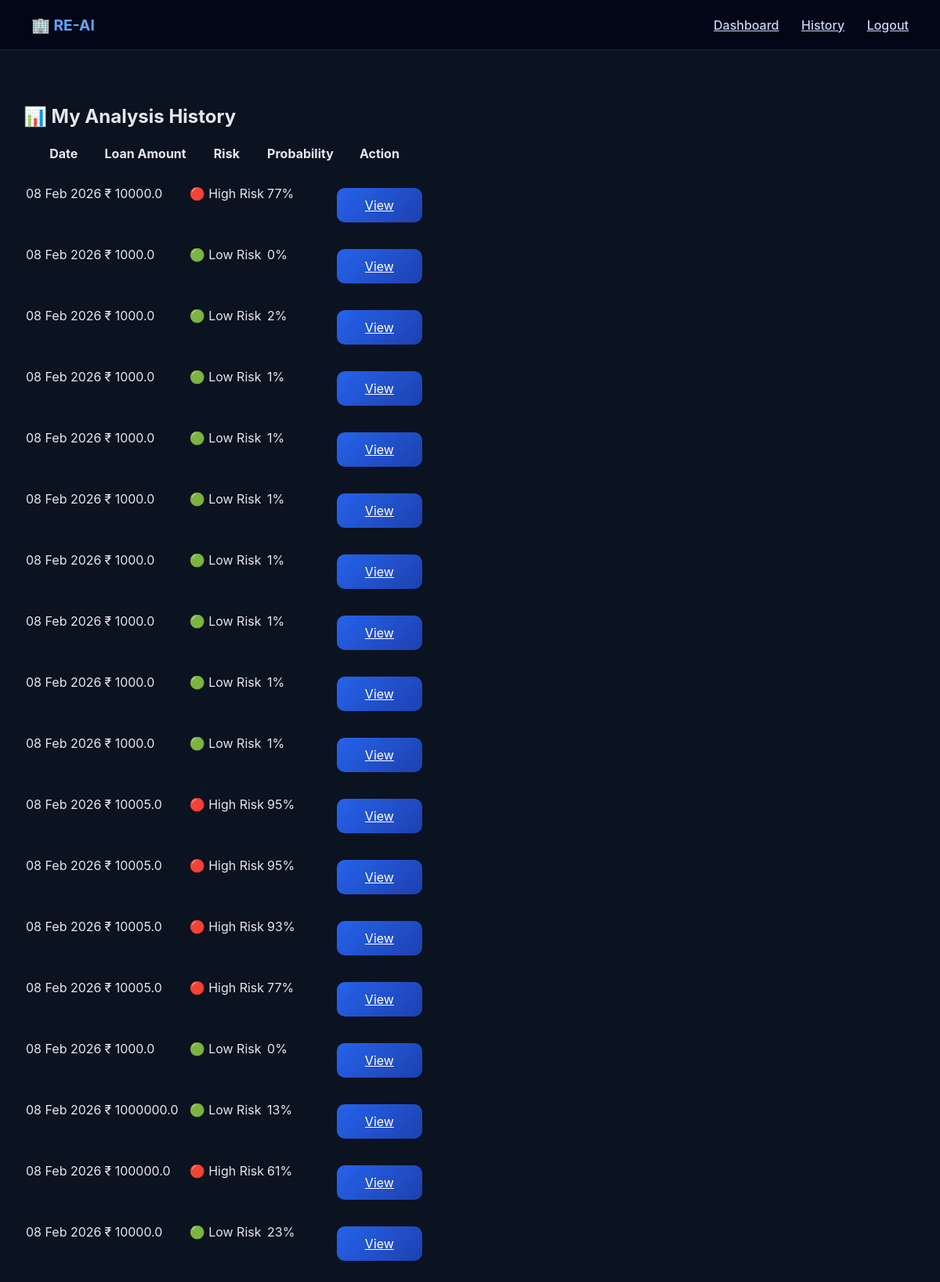
The page /history (signed in) on the database its author committed.
### models/database.py (models this page shows)
class Analysis(db.Model):
    id = db.Column(db.Integer, primary_key=True)
    user_id = db.Column(db.Integer, nullable=False)
    loan_amount = db.Column(db.Float)
    interest_rate = db.Column(db.Float)
    revenue = db.Column(db.Float)
    cost = db.Column(db.Float)
    delay = db.Column(db.Integer)
    inflation = db.Column(db.Float)
    revenue_drop = db.Column(db.Float)
    risk = db.Column(db.String(50))
    probability = db.Column(db.Integer)
    timestamp = db.Column(db.DateTime, default=datetime.utcnow)

### app.py (the view)
@app.route("/history")
def history():
    if "user_id" not in session:
        return redirect("/login")
    records = Analysis.query.filter_by(
        user_id=session["user_id"]
    ).order_by(Analysis.timestamp.desc()).all()
    return render_template("history.html", records=records)

### templates/history.html
{% extends "base.html" %}
{% block content %}
<div class="container">
    <h2>📊 My Analysis History</h2>
    <table>
        <tr>
            <th>Date</th>
            <th>Loan Amount</th>
            <th>Risk</th>
            <th>Probability</th>
            <th>Action</th>
        </tr>
        {% for r in records %}
        <tr>
            <td>{{ r.timestamp.strftime("%d %b %Y") }}</td>
            <td>₹ {{ r.loan_amount }}</td>
            <td>{{ r.risk }}</td>
            <td>{{ r.probability }}%</td>
            <td>
                <a href="/history/view/{{ r.id }}" class="btn">View</a>
            </td>
        </tr>
        {% endfor %}
    </table>
</div>
{% endblock %}

### templates/base.html (shortened to what this page needs)
<!DOCTYPE html>
<html lang="en">
<head>
    <link rel="stylesheet" href="{{ url_for('static', filename='css/style.css') }}">
</head>
<body>
<nav class="navbar">
    <div class="nav-left">
        <span class="logo">🏢 RE-AI</span>
    </div>
    <div class="nav-right">
        {% if session.get("user_id") %}
            <a href="/input">Dashboard</a>
            <a href="/history">History</a>
            <a href="/logout">Logout</a>
        {% else %}
            <a href="/login">Login</a>
            <a href="/register" class="nav-btn">Register</a>
        {% endif %}
    </div>
</nav>
{% block content %}{% endblock %}
</body>
</html>

### static/css/style.css (style rules this page uses)
* { box-sizing: border-box; }
body { margin: 0; font-family: "Inter", "Segoe UI", Arial, sans-serif; background-color: #0b1220; color: #e5e7eb; }
.navbar { height: 64px; background-color: #020617; border-bottom: 1px solid #1e293b; display: flex; align-items: center; justify-content: space-between; padding: 0 40px; }
.logo { font-weight: 700; font-size: 1.2rem; color: #60a5fa; }
.nav-right a { margin-left: 24px; color: #cbd5f5; font-weight: 500; }
.container { max-width: 1200px; margin: auto; padding: 50px 30px; }
.btn { margin-top: 30px; padding: 12px 36px; background: linear-gradient(135deg, #2563eb, #1e40af); border-radius: 10px; color: white; display: inline-block; }

### rows shown on the page
Analysis: timestamp "08 Feb 2026", loan_amount "10000.0", risk "🔴 High Risk", probability "77"
Analysis: timestamp "08 Feb 2026", loan_amount "1000.0", risk "🟢 Low Risk", probability "0"
Analysis: timestamp "08 Feb 2026", loan_amount "1000.0", risk "🟢 Low Risk", probability "2"
Analysis: timestamp "08 Feb 2026", loan_amount "1000.0", risk "🟢 Low Risk", probability "1"
Analysis: timestamp "08 Feb 2026", loan_amount "1000.0", risk "🟢 Low Risk", probability "1"
Analysis: timestamp "08 Feb 2026", loan_amount "1000.0", risk "🟢 Low Risk", probability "1"
Analysis: timestamp "08 Feb 2026", loan_amount "1000.0", risk "🟢 Low Risk", probability "1"
Analysis: timestamp "08 Feb 2026", loan_amount "1000.0", risk "🟢 Low Risk", probability "1"
Analysis: timestamp "08 Feb 2026", loan_amount "1000.0", risk "🟢 Low Risk", probability "1"
Analysis: timestamp "08 Feb 2026", loan_amount "1000.0", risk "🟢 Low Risk", probability "1"
Analysis: timestamp "08 Feb 2026", loan_amount "10005.0", risk "🔴 High Risk", probability "95"
Analysis: timestamp "08 Feb 2026", loan_amount "10005.0", risk "🔴 High Risk", probability "95"
Analysis: timestamp "08 Feb 2026", loan_amount "10005.0", risk "🔴 High Risk", probability "93"
Analysis: timestamp "08 Feb 2026", loan_amount "10005.0", risk "🔴 High Risk", probability "77"
Analysis: timestamp "08 Feb 2026", loan_amount "1000.0", risk "🟢 Low Risk", probability "0"
Analysis: timestamp "08 Feb 2026", loan_amount "1000000.0", risk "🟢 Low Risk", probability "13"
Analysis: timestamp "08 Feb 2026", loan_amount "100000.0", risk "🔴 High Risk", probability "61"
Analysis: timestamp "08 Feb 2026", loan_amount "10000.0", risk "🟢 Low Risk", probability "23"
